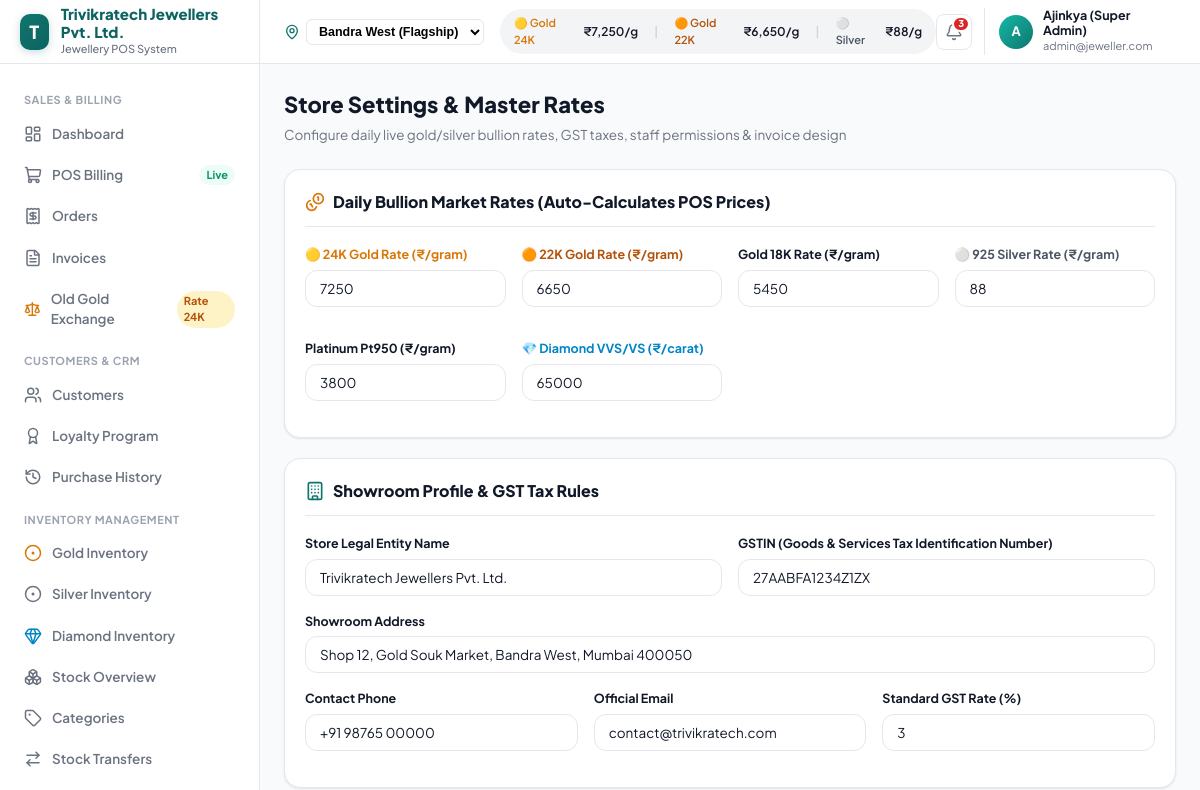
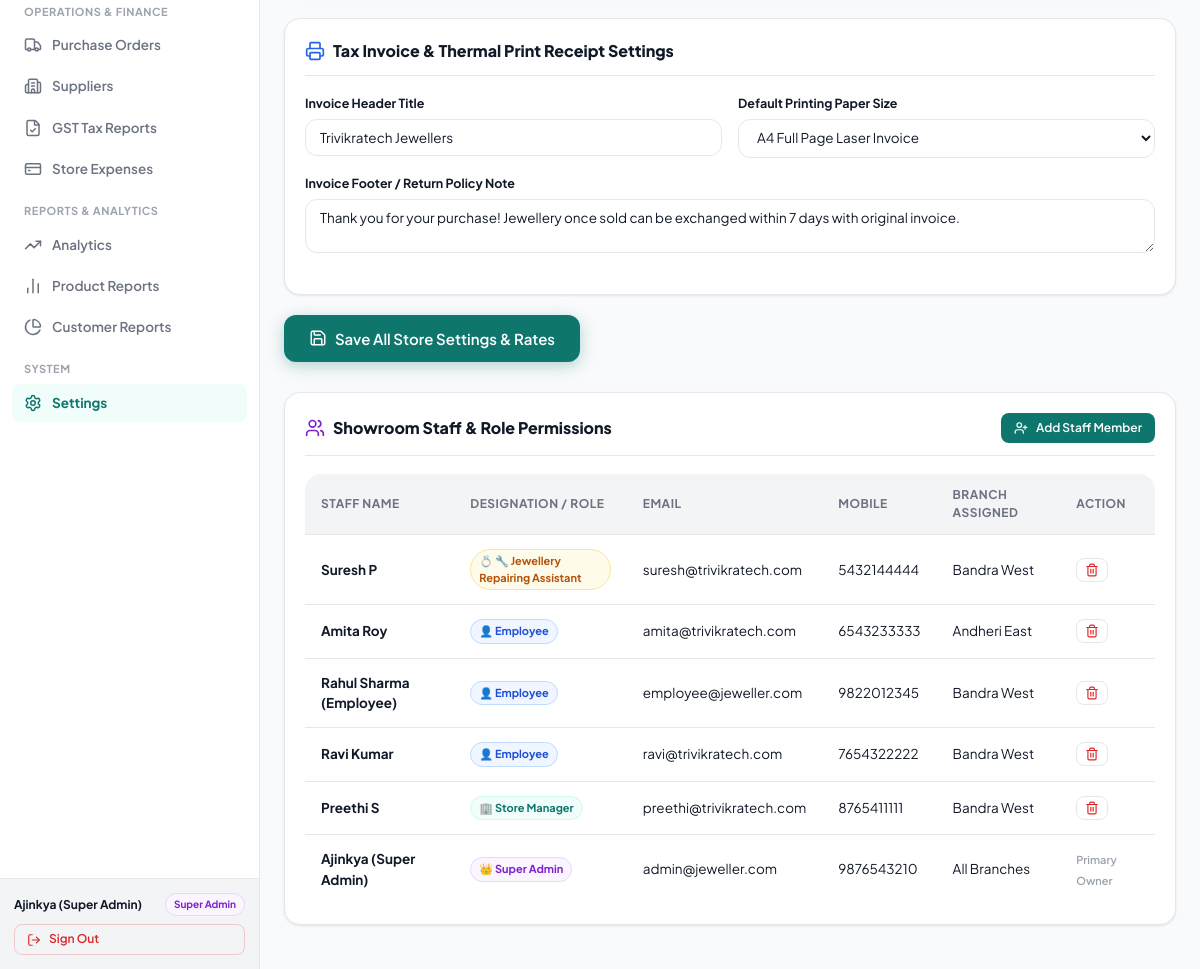
The page /settings.php (signed in) on the database its author committed (2 pictures, top to bottom).
### tables this page shows
CREATE TABLE `users` (
  `id` INT AUTO_INCREMENT PRIMARY KEY,
  `name` VARCHAR(150) NOT NULL,
  `email` VARCHAR(191) NOT NULL UNIQUE,
  `password` VARCHAR(255) NOT NULL,
  `mobile` VARCHAR(20) DEFAULT NULL,
  `business_name` VARCHAR(200) DEFAULT 'Trivikratech Jewellers',
  `role` ENUM('Super Admin', 'Store Manager', 'Employee', 'Jewellery Repairing Assistant') NOT NULL DEFAULT 'Employee',
  `branch` VARCHAR(100) DEFAULT 'Bandra West',
  `profile_photo` VARCHAR(255) DEFAULT NULL,
  `organization_id` VARCHAR(50) DEFAULT 'ORG-TRV01',
  `store_id` VARCHAR(50) DEFAULT 'STR-BDW01',
  `is_active` TINYINT(1) DEFAULT 1,
  `created_at` TIMESTAMP DEFAULT CURRENT_TIMESTAMP,
  `updated_at` TIMESTAMP DEFAULT CURRENT_TIMESTAMP ON UPDATE CURRENT_TIMESTAMP
);

### settings.php (the view, shortened to what the rows shown need)
<?php
require_once __DIR__ . '/config/auth.php';
require_once __DIR__ . '/config/helpers.php';
$db = getDBConnection();
$staff = [];
try {
    $stmt = $db->query("SELECT * FROM users ORDER BY role DESC, name ASC");
    $staff = $stmt->fetchAll();
} catch (Exception $e) {}
require_once __DIR__ . '/includes/header.php';
require_once __DIR__ . '/includes/sidebar.php';
require_once __DIR__ . '/includes/topbar.php';
?>
<div style="display: flex; justify-content: space-between; align-items: center; margin-bottom: 24px;">
  <div>
    <h1 style="font-size: 22px; font-weight: 800; color: #111827; margin: 0;">Store Settings & Master Rates</h1>
  </div>
</div>
<div class="card">
  <div class="table-container" style="border: none; box-shadow: none;">
    <table class="data-table">
      <thead>
        <tr>
          <th>Staff Name</th>
          <th>Designation / Role</th>
          <th>Email</th>
          <th>Mobile</th>
          <th>Branch Assigned</th>
          <th>Action</th>
        </tr>
      </thead>
      <tbody>
        <?php foreach ($staff as $st): ?>
          <?php $roleBadge = getRoleBadgeInfo($st['role']); ?>
          <tr>
            <td style="font-weight: 700; color: #111827;"><?= htmlspecialchars($st['name']) ?></td>
            <td>
              <span class="badge" style="background: <?= $roleBadge['bg'] ?>; color: <?= $roleBadge['color'] ?>; border: 1px solid <?= $roleBadge['border'] ?>;">
                <?= $roleBadge['label'] ?>
              </span>
            </td>
            <td><?= htmlspecialchars($st['email']) ?></td>
            <td><?= htmlspecialchars($st['mobile'] ?? 'N/A') ?></td>
            <td><?= htmlspecialchars($st['branch'] ?? 'All Branches') ?></td>
            <td>
              <?php if ($st['email'] !== 'admin@jeweller.com'): ?>
                <button type="button" onclick="deleteStaff(<?= $st['id'] ?>)" class="btn btn-ghost btn-sm" style="color: #DC2626; padding: 4px 8px;">
                  <i data-lucide="trash-2" style="width: 14px; height: 14px;"></i>
                </button>
              <?php else: ?>
                <span style="font-size: 11px; color: #9CA3AF; font-weight: 600;">Primary Owner</span>
              <?php endif; ?>
            </td>
          </tr>
        <?php endforeach; ?>
      </tbody>
    </table>
  </div>
</div>
<?php require_once __DIR__ . '/includes/footer.php'; ?>

### includes/sidebar.php (shortened to what the rows shown need)
<aside class="sidebar">
  <div style="padding: 14px; border-top: 1px solid var(--color-border); background: var(--color-surface-2);">
    <div style="display: flex; align-items: center; justify-content: space-between; margin-bottom: 8px;">
      <div style="font-weight: 700; font-size: 12px; color: var(--color-text-1);">
        <?= htmlspecialchars($currentUser['name'] ?? 'Staff') ?>
      </div>
      <?php $roleBadge = getRoleBadgeInfo($currentUser['role'] ?? 'Employee'); ?>
      <span class="badge" style="background: <?= $roleBadge['bg'] ?>; color: <?= $roleBadge['color'] ?>; border: 1px solid <?= $roleBadge['border'] ?>; font-size: 10px;">
        <?= $currentUser['role'] ?? 'Employee' ?>
      </span>
    </div>
  </div>
</aside>
<div class="main-content">

### includes/topbar.php (shortened to what the rows shown need)
<header class="topbar">
  <div class="topbar-actions">
    <div style="display: flex; align-items: center; gap: 10px; border-left: 1px solid var(--color-border); padding-left: 14px;">
      <div style="width: 34px; height: 34px; border-radius: 50%; background: linear-gradient(135deg, #14B8A6, #0F766E); color: #fff; display: flex; align-items: center; justify-content: center; font-weight: 700; font-size: 13px;">
        <?= strtoupper(substr($currentUser['name'] ?? 'A', 0, 1)) ?>
      </div>
      <div>
        <div style="font-weight: 700; font-size: 12.5px; line-height: 1.2; color: var(--color-text-1);">
          <?= htmlspecialchars($currentUser['name'] ?? 'User') ?>
        </div>
        <div style="font-size: 11px; color: var(--color-text-2);">
          <?= htmlspecialchars($currentUser['email'] ?? '') ?>
        </div>
      </div>
    </div>
  </div>
</header>
<main class="page-body">

### rows shown on the page
users: name "Ajinkya (Super Admin)", role "Super Admin", name "A", email "admin@jeweller.com", role "👑 Super Admin", mobile "9876543210", branch "All Branches", shows "Primary Owner"
users: name "Suresh P", role "💍 🔧 Jewellery Repairing Assistant", email "suresh@trivikratech.com", mobile "5432144444", branch "Bandra West"
users: name "Amita Roy", role "👤 Employee", email "amita@trivikratech.com", mobile "6543233333", branch "Andheri East"
users: name "Rahul Sharma (Employee)", role "👤 Employee", email "employee@jeweller.com", mobile "9822012345", branch "Bandra West"
users: name "Ravi Kumar", role "👤 Employee", email "ravi@trivikratech.com", mobile "7654322222", branch "Bandra West"
users: name "Preethi S", role "🏢 Store Manager", email "preethi@trivikratech.com", mobile "8765411111", branch "Bandra West"

### other values the page prints
getSetting('store_name', 'Trivikratech POS') "Trivikratech Jewellers Pvt. Ltd."
$gold24k "7,250"
$gold22k "6,650"
$silverRate "88"
$unreadCount "3"
